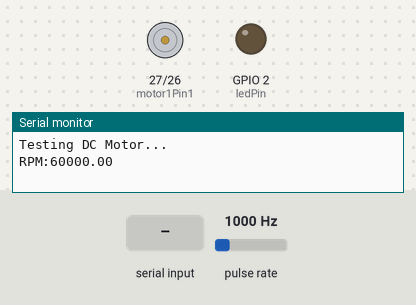
A sketch run on a simulated ESP32. On the bench: motor-driver pin pairs drawn as motors (green arrow = first pin HIGH = forward, orange = second pin HIGH = backward, longer = more drive, scaled by the enable pin), output pins drawn as LEDs (lit = HIGH), the last lines printed to the serial monitor. Wiring (inferred from the names in the program): pulse sensor: data GPIO 13. Inputs (shaded band) come from the test bench; at power-on: pulse rate 1000 Hz.

Above: at 1.2 s.
1.3 s: "1" received over Serial
At 1.9 s:
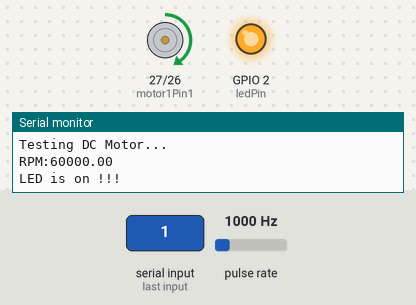
2.8 s: "0" received over Serial
At 3.1 s:
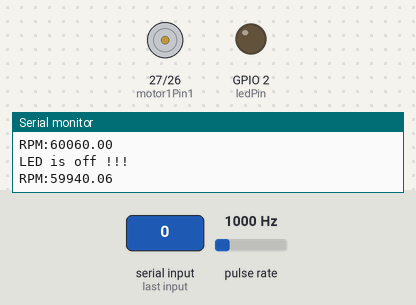
Timing chart, 0 to 5.8 s (numbered marks = the images above; inputs shaded):
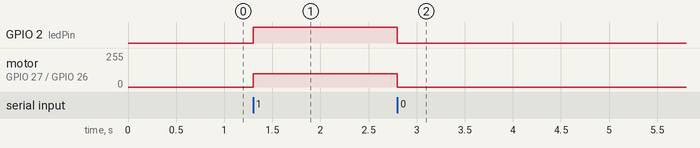

Measured:
- after the input at 1.3 s, GPIO 2 (ledPin): LOW → HIGH at once; motor on GPIO 27 (motor1Pin1) / GPIO 26 (motor1Pin2): stopped → forward 100/255 at once
- after the input at 2.8 s, GPIO 2 (ledPin): HIGH → LOW at once; motor on GPIO 27 (motor1Pin1) / GPIO 26 (motor1Pin2): forward 100/255 → stopped at once

The sketch:

on_off_Motor.ino
```cpp
int ledPin = 2;
char myData = 0;

int motor1Pin1 = 27;
int motor1Pin2 = 26;
int enable1Pin = 12;

// Setting PWM properties
const int freq = 5000;          // diturunkan agar driver motor responsif
const int pwmChannel = 0;
const int resolution = 8;
int dutyCycle = 205;

const byte pin_rpm = 13;
volatile unsigned int pulseCount = 0;
unsigned long lastRpmTime = 0;
float rpm = 0.0;

// Jumlah slot/pulses per putaran (sesuaikan dengan encoder/sensor Anda)
// Contoh: 1 slot = 1 pulse per rotasi
const int PULSES_PER_REV = 1;

// ===== ISR: dipanggil setiap pulse dari sensor RPM =====
void IRAM_ATTR rpmISR() {
  pulseCount++;
}

void setup()
{
  pinMode(ledPin, OUTPUT);
  Serial.begin(115200);

  pinMode(motor1Pin1, OUTPUT);
  pinMode(motor1Pin2, OUTPUT);
  pinMode(enable1Pin, OUTPUT);
  pinMode(pin_rpm, INPUT_PULLUP);

  // Aktifkan interrupt pada pin RPM
  attachInterrupt(digitalPinToInterrupt(pin_rpm), rpmISR, RISING);

  ledcSetup(pwmChannel, freq, resolution);
  ledcAttachPin(enable1Pin, pwmChannel);

  Serial.println("Testing DC Motor...");
  lastRpmTime = millis();
}

void MotorOn()
{
  dutyCycle = 100;
  digitalWrite(motor1Pin1, HIGH);
  digitalWrite(motor1Pin2, LOW);
  ledcWrite(pwmChannel, dutyCycle);
}

void MotorOff()
{
  dutyCycle = 0;
  digitalWrite(motor1Pin1, HIGH);
  digitalWrite(motor1Pin2, LOW);
  ledcWrite(pwmChannel, dutyCycle);
}

// ===== Hitung RPM setiap 1 detik =====
void hitungRPM() {
  unsigned long now = millis();
  unsigned long elapsed = now - lastRpmTime;

  if (elapsed >= 1000) {  // setiap 1 detik
    noInterrupts();
    unsigned int count = pulseCount;
    pulseCount = 0;
    interrupts();

    rpm = (count * 60.0) / (PULSES_PER_REV * (elapsed / 1000.0));

    // Kirim ke Serial dalam format mudah dibaca Python: "RPM:xxx.xx"
    Serial.print("RPM:");
    Serial.println(rpm, 2);

    lastRpmTime = now;
  }
}

void loop()
{
  // Baca perintah dari Python
  if (Serial.available() > 0) {
    myData = Serial.read();

    if (myData == '1') {
      Serial.println("LED is on !!!");
      digitalWrite(ledPin, HIGH);
      MotorOn();
    }
    else if (myData == '0') {
      Serial.println("LED is off !!!");
      digitalWrite(ledPin, LOW);
      MotorOff();
    }
  }

  // Update RPM terus-menerus
  hitungRPM();
}
```
